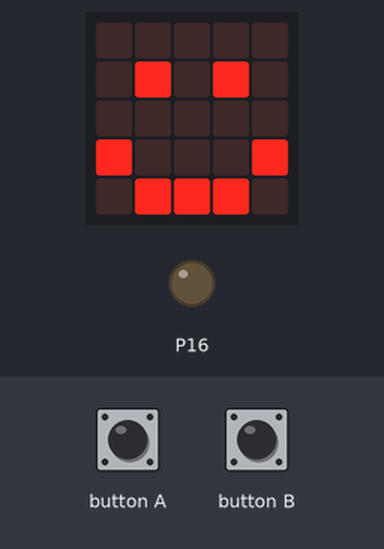
Recording of a program running on a simulated BBC micro:bit running MicroPython. On the bench: the board's 5×5 LED display, output pins drawn as LEDs (lit = HIGH). The inputs (shaded band) are chosen by the test bench.

Above: at 1.2 s.
1.3 s: button A pressed for 0.15 s
At 2.5 s:
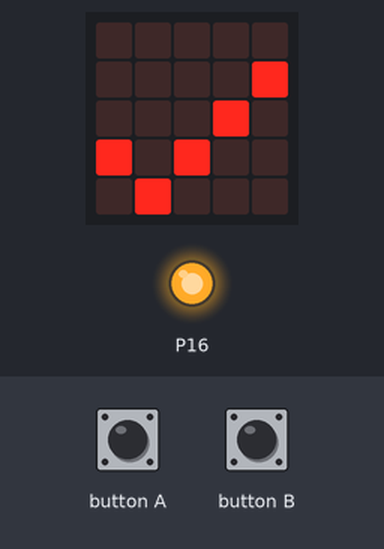
2.9 s: button B pressed for 0.15 s
At 3.8 s:
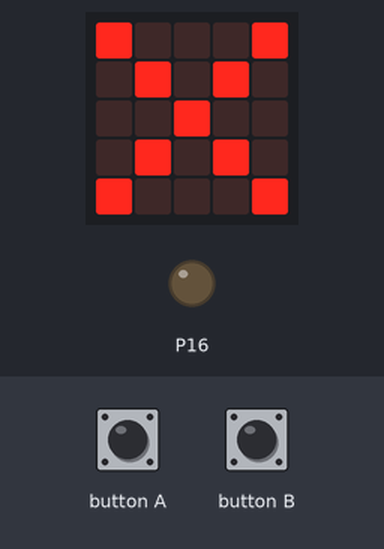
4.5 s: button A pressed for 1 s
At 5.0 s:
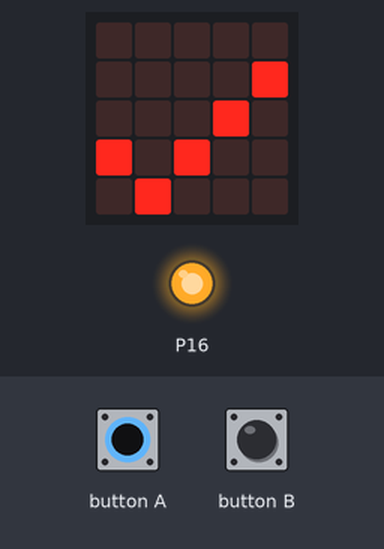
7.0 s: button B pressed for 1 s
At 8.1 s:
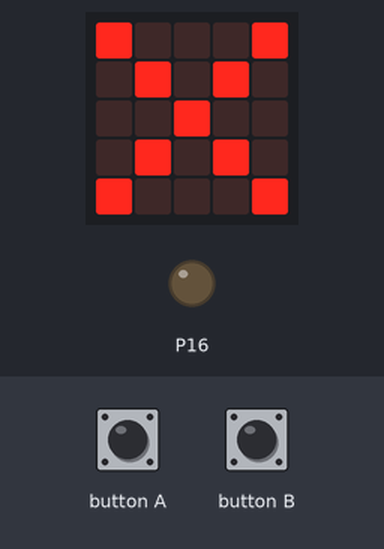
9.5 s: button A driven LOW and button B driven LOW
Timing chart, 0 to 10.4 s (numbered marks = the images above; inputs shaded):
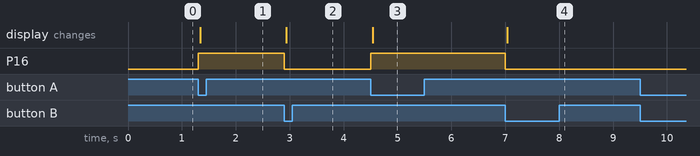

The program:

main.py
```python
"""
Created by: Ella
Created on: Sep 2024
This module is a Micro:bit MicroPython program
"""

from microbit import *


display.clear()
display.show(Image.HAPPY)

while True:
    if button_a.is_pressed():
        pin16.write_digital(1)
        display.show(Image.YES)
    if button_b.is_pressed():
        pin16.write_digital(0)
        display.show(Image.NO)
```

Measured:
- after the input at 1.3 s, P16: LOW → HIGH at once; the display: changes at once (image 1)
- after the input at 2.9 s, P16: HIGH → LOW at once; the display: changes at once (image 2)
- after the input at 4.5 s, P16: LOW → HIGH at once; the display: changes at once (image 3)
- after the input at 7.0 s, P16: HIGH → LOW at once; the display: changes at once (image 4)
